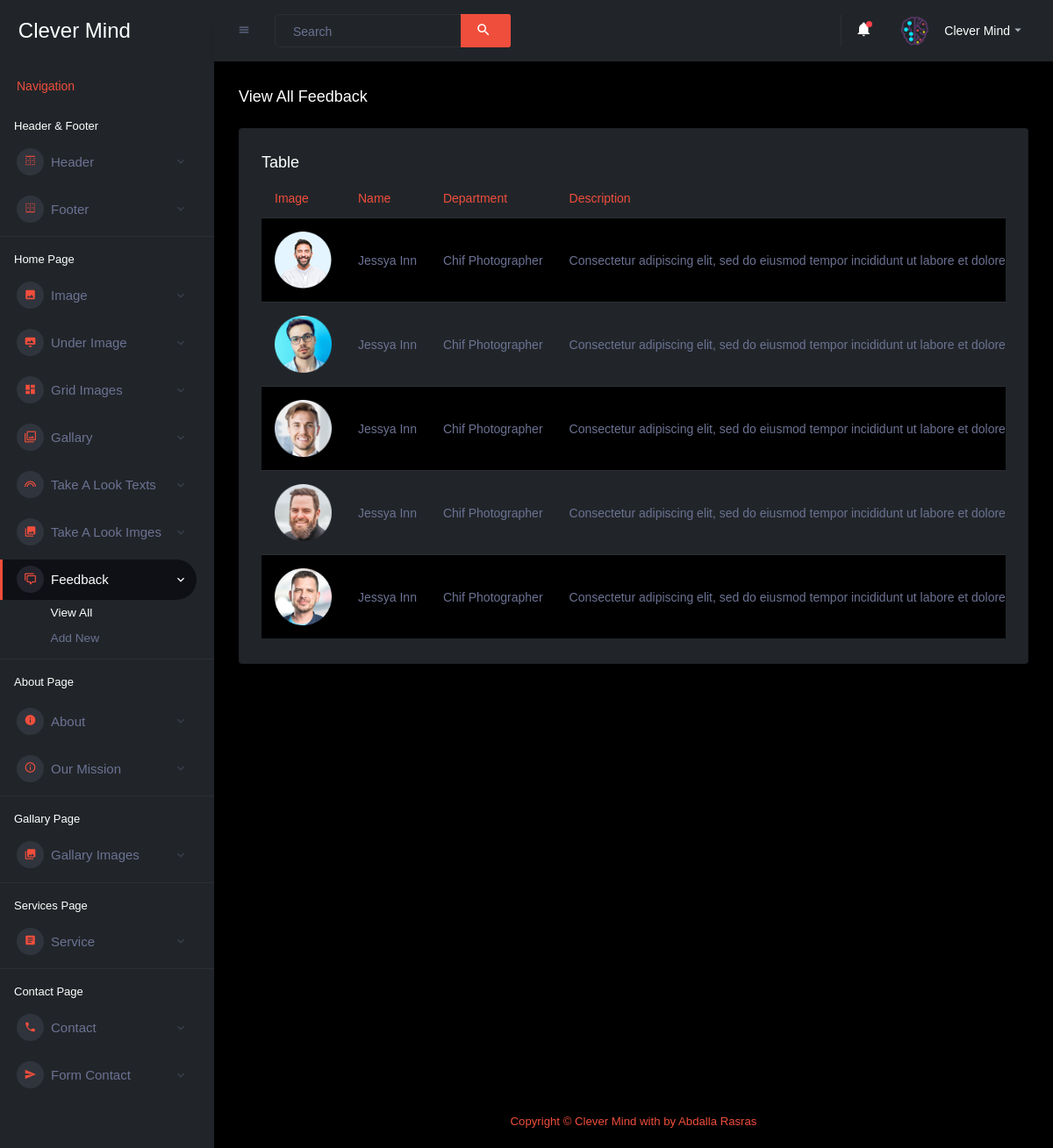
/Dashboard/view_feedback.php, run on the app's committed database.
### tables this page shows
CREATE TABLE `feedback` (
  `id_feedback` int(11) NOT NULL,
  `img_feedback` text NOT NULL,
  `name_feedback` varchar(200) NOT NULL,
  `department_feedback` varchar(200) NOT NULL,
  `description_feedback` varchar(500) NOT NULL
);

### Dashboard/view_feedback.php (the view, shortened to what this page needs)
<?php
include "Includes/header.php";
?>
        <div class="main-panel">
          <div class="content-wrapper">
            <div class="page-header">
              <h3 class="page-title">View All Feedback</h3>
            </div>
            <div class="row">
              <div class="col-lg-12 grid-margin stretch-card">
                <div class="card">
                  <div class="card-body">
                    <h4 class="card-title mb-2">Table</h4>
                    <div class="table-responsive">
                      <table class="table table-striped">
                        <thead>
                          <tr>
                            <th>Image</th>
                            <th>Name</th>
                            <th>Department</th>
                            <th>Description</th>
                          </tr>
                        </thead>
                        <tbody>
                          <?php
                            $select="SELECT * FROM `feedback`";
                            $query=mysqli_query($conn , $select);
                            while($row=mysqli_fetch_assoc($query)):
                          ?>
                            <tr>
                              <td>
                                <img src="Upload/<?php echo $row['img_feedback'] ?>" title="<?php echo $row['img_feedback'] ?>" alt="<?php echo $row['img_feedback'] ?>" height="65px" width="65px"/>
                              </td>
                              <td><?php echo $row['name_feedback'] ?></td>
                              <td><?php echo $row['department_feedback'] ?></td>
                              <td><?php echo $row['description_feedback'] ?></td>
                            </tr>
                          <?php endwhile; ?>
                        </tbody>
                      </table>
                    </div>
                  </div>
                </div>
              </div>
            </div>
          </div>
<?php include "Includes/footer.php"; ?>

### data on the page
feedback: img_feedback (picture), name_feedback "Jessya Inn", department_feedback "Chif Photographer", description_feedback "Consectetur adipiscing elit, sed do eiusmod tempor incididunt ut labore et dolore…"
feedback: img_feedback (picture), name_feedback "Jessya Inn", department_feedback "Chif Photographer", description_feedback "Consectetur adipiscing elit, sed do eiusmod tempor incididunt ut labore et dolore…"
feedback: img_feedback (picture), name_feedback "Jessya Inn", department_feedback "Chif Photographer", description_feedback "Consectetur adipiscing elit, sed do eiusmod tempor incididunt ut labore et dolore…"
feedback: img_feedback (picture), name_feedback "Jessya Inn", department_feedback "Chif Photographer", description_feedback "Consectetur adipiscing elit, sed do eiusmod tempor incididunt ut labore et dolore…"
feedback: img_feedback (picture), name_feedback "Jessya Inn", department_feedback "Chif Photographer", description_feedback "Consectetur adipiscing elit, sed do eiusmod tempor incididunt ut labore et dolore…"
